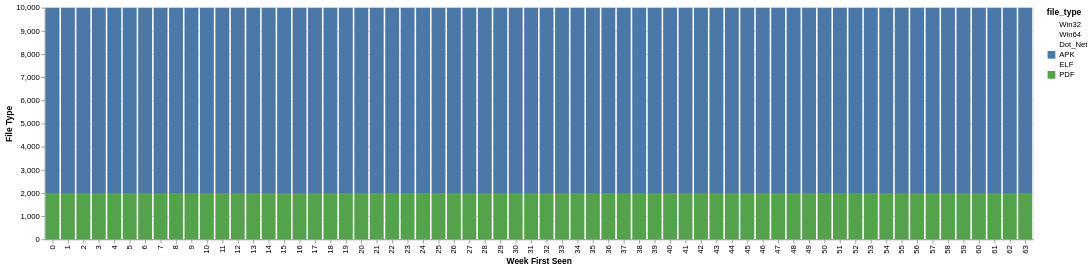

Here is the notebook cell this chart was saved with:
### Code cell
# Add a 'week' column to the dataframe
plotdf = pl.concat([train_df, test_df])
start_date = pd.Timestamp("2023-09-24")
plotdf = plotdf.with_columns(
    pl.from_epoch("first_submission_date", time_unit="s").alias("first_submission_dt")
)
plotdf = plotdf.with_columns(
    (
        (pl.col("first_submission_dt") - pl.lit(start_date)).dt.total_days() // 7
    ).cast(pl.Int64).alias("week")
)

print(plotdf.shape)

# Plot file types across weeks
gbdf = plotdf.group_by(["file_type", "week"]).agg(pl.len().alias("count"))
alt.Chart(gbdf).mark_bar().encode(
    alt.X('week:O', axis=alt.Axis(title='Week First Seen')),
    alt.Y('count:Q', axis=alt.Axis(title='File Type')),
        alt.Color('file_type:N', scale=alt.Scale(range=["#4c78a8", "#54a24b", "#f58518",  "#88d27a",  "#9ecae9", "#ffbf79"]),
              legend=alt.Legend(values=["Win32", "Win64", "Dot_Net", "APK", "ELF", "PDF"]))
)

### Figure 1 — Vega-Lite specification as saved in the notebook (floating-point values rounded to 4 significant figures)
{"config": {"view": {"continuousWidth": 300, "continuousHeight": 300}}, "data": {"name": "data-8665d653ea04b287bbccefa8212cac27"}, "mark": {"type": "bar"}, "encoding": {"color": {"field": "file_type", "legend": {"values": ["Win32", "Win64", "Dot_Net", "APK", "ELF", "PDF"]}, "scale": {"range": ["#4c78a8", "#54a24b", "#f58518", "#88d27a", "#9ecae9", "#ffbf79"]}, "type": "nominal"}, "x": {"axis": {"title": "Week First Seen"}, "field": "week", "type": "ordinal"}, "y": {"axis": {"title": "File Type"}, "field": "count", "type": "quantitative"}}, "$schema": "https://vega.github.io/schema/vega-lite/v6.4.1.json", "datasets": {"data-8665d653ea04b287bbccefa8212cac27": [{"file_type": "APK", "week": 25, "count": 8000}, {"file_type": "PDF", "week": 25, "count": 2000}, {"file_type": "APK", "week": 26, "count": 8000}, {"file_type": "PDF", "week": 26, "count": 2000}, {"file_type": "APK", "week": 27, "count": 8000}, {"file_type": "PDF", "week": 27, "count": 2000}, {"file_type": "APK", "week": 28, "count": 8000}, {"file_type": "PDF", "week": 28, "count": 2000}, {"file_type": "APK", "week": 29, "count": 8000}, {"file_type": "PDF", "week": 29, "count": 2000}, {"file_type": "APK", "week": 30, "count": 8000}, {"file_type": "PDF", "week": 30, "count": 2000}, {"file_type": "APK", "week": 31, "count": 8000}, {"file_type": "PDF", "week": 31, "count": 2000}, {"file_type": "APK", "week": 19, "count": 8000}, {"file_type": "PDF", "week": 19, "count": 2000}, {"file_type": "APK", "week": 20, "count": 8000}, {"file_type": "PDF", "week": 20, "count": 2000}, {"file_type": "APK", "week": 21, "count": 8000}, {"file_type": "PDF", "week": 21, "count": 2000}, {"file_type": "APK", "week": 22, "count": 8000}, {"file_type": "PDF", "week": 22, "count": 2000}, {"file_type": "APK", "week": 23, "count": 8000}, {"file_type": "PDF", "week": 23, "count": 2000}, {"file_type": "APK", "week": 24, "count": 8000}, {"file_type": "PDF", "week": 24, "count": 2000}, {"file_type": "APK", "week": 38, "count": 8000}, {"file_type": "PDF", "week": 38, "count": 2000}, {"file_type": "APK", "week": 39, "count": 8000}, {"file_type": "PDF", "week": 39, "count": 2000}, {"file_type": "APK", "week": 40, "count": 8000}, {"file_type": "PDF", "week": 40, "count": 2000}, {"file_type": "APK", "week": 41, "count": 8000}, {"file_type": "PDF", "week": 41, "count": 2000}, {"file_type": "APK", "week": 42, "count": 8000}, {"file_type": "PDF", "week": 42, "count": 2000}, {"file_type": "APK", "week": 43, "count": 8000}, {"file_type": "PDF", "week": 43, "count": 2000}, {"file_type": "APK", "week": 44, "count": 8000}, {"file_type": "APK", "week": 32, "count": 8000}, {"file_type": "PDF", "week": 32, "count": 2000}, {"file_type": "APK", "week": 33, "count": 8000}, {"file_type": "PDF", "week": 33, "count": 2000}, {"file_type": "APK", "week": 34, "count": 8000}, {"file_type": "PDF", "week": 34, "count": 2000}, {"file_type": "APK", "week": 35, "count": 8000}, {"file_type": "PDF", "week": 35, "count": 2000}, {"file_type": "APK", "week": 36, "count": 8000}, {"file_type": "PDF", "week": 36, "count": 2000}, {"file_type": "APK", "week": 37, "count": 8000}, {"file_type": "PDF", "week": 37, "count": 2000}, {"file_type": "APK", "week": 0, "count": 8000}, {"file_type": "PDF", "week": 0, "count": 2000}, {"file_type": "APK", "week": 1, "count": 8000}, {"file_type": "PDF", "week": 1, "count": 2000}, {"file_type": "APK", "week": 2, "count": 8000}, {"file_type": "PDF", "week": 2, "count": 2000}, {"file_type": "APK", "week": 3, "count": 8000}, {"file_type": "PDF", "week": 3, "count": 2000}, {"file_type": "APK", "week": 4, "count": 8000}, {"file_type": "PDF", "week": 4, "count": 2000}, {"file_type": "APK", "week": 5, "count": 8000}, {"file_type": "PDF", "week": 5, "count": 2000}, {"file_type": "APK", "week": 6, "count": 8000}, {"file_type": "PDF", "week": 6, "count": 2000}, {"file_type": "APK", "week": 7, "count": 8000}, {"file_type": "PDF", "week": 7, "count": 2000}, {"file_type": "APK", "week": 8, "count": 8000}, {"file_type": "PDF", "week": 8, "count": 2000}, {"file_type": "APK", "week": 9, "count": 8000}, {"file_type": "PDF", "week": 9, "count": 2000}, {"file_type": "APK", "week": 10, "count": 8000}, {"file_type": "PDF", "week": 10, "count": 2000}, {"file_type": "APK", "week": 11, "count": 8000}, {"file_type": "PDF", "week": 11, "count": 2000}, {"file_type": "APK", "week": 12, "count": 8000}, {"file_type": "PDF", "week": 12, "count": 2000}, {"file_type": "APK", "week": 13, "count": 8000}, {"file_type": "PDF", "week": 13, "count": 2000}, {"file_type": "APK", "week": 14, "count": 8000}, {"file_type": "PDF", "week": 14, "count": 2000}, {"file_type": "APK", "week": 15, "count": 8000}, {"file_type": "PDF", "week": 15, "count": 2000}, {"file_type": "APK", "week": 16, "count": 8000}, {"file_type": "PDF", "week": 16, "count": 2000}, {"file_type": "APK", "week": 17, "count": 8000}, {"file_type": "PDF", "week": 17, "count": 2000}, {"file_type": "APK", "week": 18, "count": 8000}, {"file_type": "PDF", "week": 18, "count": 2000}, {"file_type": "PDF", "week": 44, "count": 2000}, {"file_type": "APK", "week": 45, "count": 8000}, {"file_type": "PDF", "week": 45, "count": 2000}, {"file_type": "APK", "week": 46, "count": 8000}, {"file_type": "PDF", "week": 46, "count": 2000}, {"file_type": "APK", "week": 47, "count": 8000}, {"file_type": "PDF", "week": 47, "count": 2000}, {"file_type": "APK", "week": 48, "count": 8000}, {"file_type": "PDF", "week": 48, "count": 2000}, {"file_type": "APK", "week": 49, "count": 8000}, {"file_type": "PDF", "week": 49, "count": 2000}, {"file_type": "APK", "week": 50, "count": 8000}, {"file_type": "PDF", "week": 50, "count": 2000}, {"file_type": "APK", "week": 51, "count": 8000}, {"file_type": "PDF", "week": 51, "count": 2000}, {"file_type": "APK", "week": 52, "count": 8000}, {"file_type": "PDF", "week": 52, "count": 2000}, {"file_type": "APK", "week": 53, "count": 8000}, {"file_type": "PDF", "week": 53, "count": 2000}, {"file_type": "APK", "week": 54, "count": 8000}, {"file_type": "PDF", "week": 54, "count": 2000}, {"file_type": "APK", "week": 55, "count": 8000}, {"file_type": "PDF", "week": 55, "count": 2000}, {"file_type": "APK", "week": 56, "count": 8000}, {"file_type": "PDF", "week": 56, "count": 2000}, {"file_type": "APK", "week": 57, "count": 8000}, {"file_type": "PDF", "week": 57, "count": 2000}, {"file_type": "APK", "week": 58, "count": 8000}, {"file_type": "PDF", "week": 58, "count": 2000}, {"file_type": "APK", "week": 59, "count": 8000}, {"file_type": "PDF", "week": 59, "count": 2000}, {"file_type": "APK", "week": 60, "count": 8000}, {"file_type": "PDF", "week": 60, "count": 2000}, {"file_type": "APK", "week": 61, "count": 8000}, {"file_type": "PDF", "week": 61, "count": 2000}, {"file_type": "APK", "week": 62, "count": 8000}, {"file_type": "PDF", "week": 62, "count": 2000}, {"file_type": "APK", "week": 63, "count": 8000}, {"file_type": "PDF", "week": 63, "count": 2000}]}}
